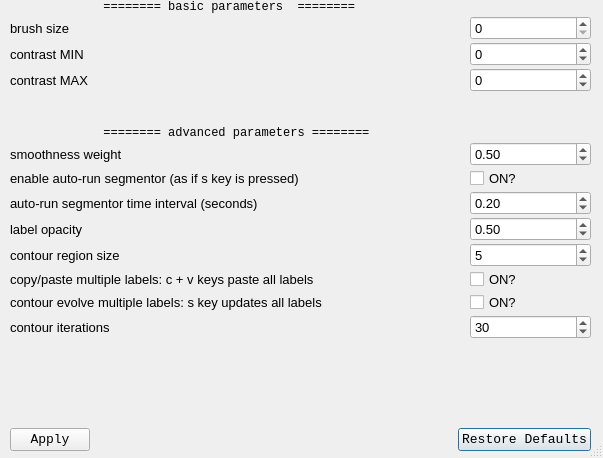
<?xml version="1.0" encoding="UTF-8"?>
<ui version="4.0">
 <class>KViewerParameterWidget</class>
 <widget class="QDialog" name="KViewerParameterWidget">
  <property name="geometry">
   <rect>
    <x>0</x>
    <y>0</y>
    <width>603</width>
    <height>458</height>
   </rect>
  </property>
  <property name="sizePolicy">
   <sizepolicy hsizetype="MinimumExpanding" vsizetype="MinimumExpanding">
    <horstretch>0</horstretch>
    <verstretch>0</verstretch>
   </sizepolicy>
  </property>
  <property name="minimumSize">
   <size>
    <width>400</width>
    <height>300</height>
   </size>
  </property>
  <property name="maximumSize">
   <size>
    <width>1920</width>
    <height>1200</height>
   </size>
  </property>
  <property name="font">
   <font>
    <family>Lucida Console</family>
    <pointsize>9</pointsize>
   </font>
  </property>
  <property name="windowTitle">
   <string>KViewer Parameters</string>
  </property>
  <property name="windowOpacity">
   <double>0.800000000000000</double>
  </property>
  <property name="sizeGripEnabled">
   <bool>true</bool>
  </property>
  <widget class="QWidget" name="layoutWidget">
   <property name="geometry">
    <rect>
     <x>10</x>
     <y>0</y>
     <width>581</width>
     <height>451</height>
    </rect>
   </property>
   <layout class="QVBoxLayout" name="verticalLayout">
    <item>
     <layout class="QFormLayout" name="formLayout">
      <property name="fieldGrowthPolicy">
       <enum>QFormLayout::AllNonFixedFieldsGrow</enum>
      </property>
      <property name="horizontalSpacing">
       <number>2</number>
      </property>
      <property name="verticalSpacing">
       <number>2</number>
      </property>
      <item row="2" column="0">
       <widget class="QLabel" name="label">
        <property name="font">
         <font>
          <family>Tahoma</family>
          <pointsize>10</pointsize>
         </font>
        </property>
        <property name="text">
         <string>brush size</string>
        </property>
       </widget>
      </item>
      <item row="2" column="1">
       <widget class="QSpinBox" name="brushSizeSpinbox">
        <property name="font">
         <font>
          <family>Tahoma</family>
          <pointsize>10</pointsize>
         </font>
        </property>
        <property name="accelerated">
         <bool>true</bool>
        </property>
       </widget>
      </item>
      <item row="3" column="0">
       <widget class="QLabel" name="label_2">
        <property name="font">
         <font>
          <family>Tahoma</family>
          <pointsize>10</pointsize>
         </font>
        </property>
        <property name="toolTip">
         <string>&lt;html&gt;&lt;head/&gt;&lt;body&gt;&lt;p&gt;&lt;span style=&quot; font-weight:600; text-decoration: underline;&quot;&gt;min contrast&lt;/span&gt; value: &lt;/p&gt;&lt;p&gt;  1) any image value less than this maps to black. &lt;/p&gt;&lt;p&gt;  2) paint brush will not fill in values less than this. &lt;/p&gt;&lt;p&gt;  3) segmentation does not (or should not!) expand into values below min. &lt;/p&gt;&lt;/body&gt;&lt;/html&gt;</string>
        </property>
        <property name="text">
         <string>contrast MIN</string>
        </property>
       </widget>
      </item>
      <item row="3" column="1">
       <widget class="QSpinBox" name="satLUT_MinSpinbox">
        <property name="font">
         <font>
          <family>Tahoma</family>
          <pointsize>10</pointsize>
         </font>
        </property>
        <property name="accelerated">
         <bool>true</bool>
        </property>
        <property name="minimum">
         <number>-100000</number>
        </property>
        <property name="maximum">
         <number>100000</number>
        </property>
       </widget>
      </item>
      <item row="4" column="0">
       <widget class="QLabel" name="label_4">
        <property name="font">
         <font>
          <family>Tahoma</family>
          <pointsize>10</pointsize>
         </font>
        </property>
        <property name="toolTip">
         <string>&lt;html&gt;&lt;head/&gt;&lt;body&gt;&lt;p&gt;&lt;span style=&quot; font-weight:600; text-decoration: underline;&quot;&gt;max contrast&lt;/span&gt; value: &lt;/p&gt;&lt;p&gt;  1) any image value larger than this maps to bright white-ish in 2D view. &lt;/p&gt;&lt;p&gt;  2) paint brush will yes fill in values larger than this. &lt;/p&gt;&lt;p/&gt;&lt;/body&gt;&lt;/html&gt;</string>
        </property>
        <property name="text">
         <string>contrast MAX</string>
        </property>
       </widget>
      </item>
      <item row="4" column="1">
       <widget class="QSpinBox" name="satLUT_MaxSpinbox">
        <property name="font">
         <font>
          <family>Tahoma</family>
          <pointsize>10</pointsize>
         </font>
        </property>
        <property name="accelerated">
         <bool>true</bool>
        </property>
        <property name="minimum">
         <number>-100000</number>
        </property>
        <property name="maximum">
         <number>100000</number>
        </property>
       </widget>
      </item>
      <item row="5" column="0">
       <spacer name="horizontalSpacer_2">
        <property name="orientation">
         <enum>Qt::Horizontal</enum>
        </property>
        <property name="sizeHint" stdset="0">
         <size>
          <width>458</width>
          <height>30</height>
         </size>
        </property>
       </spacer>
      </item>
      <item row="7" column="0">
       <widget class="QLabel" name="label_3">
        <property name="font">
         <font>
          <family>Tahoma</family>
          <pointsize>10</pointsize>
         </font>
        </property>
        <property name="text">
         <string>smoothness weight</string>
        </property>
       </widget>
      </item>
      <item row="7" column="1">
       <widget class="QDoubleSpinBox" name="lambdaSmoothnessSpinbox">
        <property name="font">
         <font>
          <family>Tahoma</family>
          <pointsize>10</pointsize>
         </font>
        </property>
        <property name="accelerated">
         <bool>true</bool>
        </property>
        <property name="maximum">
         <double>1.000000000000000</double>
        </property>
        <property name="singleStep">
         <double>0.010000000000000</double>
        </property>
        <property name="value">
         <double>0.500000000000000</double>
        </property>
       </widget>
      </item>
      <item row="10" column="0">
       <widget class="QLabel" name="label_5">
        <property name="font">
         <font>
          <family>Tahoma</family>
          <pointsize>10</pointsize>
         </font>
        </property>
        <property name="text">
         <string>auto-run segmentor time interval (seconds)</string>
        </property>
       </widget>
      </item>
      <item row="10" column="1">
       <widget class="QDoubleSpinBox" name="autoTriggerContourSpinbox">
        <property name="font">
         <font>
          <family>Tahoma</family>
          <pointsize>10</pointsize>
         </font>
        </property>
        <property name="accelerated">
         <bool>true</bool>
        </property>
        <property name="maximum">
         <double>2.000000000000000</double>
        </property>
        <property name="singleStep">
         <double>0.010000000000000</double>
        </property>
        <property name="value">
         <double>0.200000000000000</double>
        </property>
       </widget>
      </item>
      <item row="11" column="0">
       <widget class="QLabel" name="label_6">
        <property name="font">
         <font>
          <family>Tahoma</family>
          <pointsize>10</pointsize>
         </font>
        </property>
        <property name="text">
         <string>label opacity</string>
        </property>
       </widget>
      </item>
      <item row="11" column="1">
       <widget class="QDoubleSpinBox" name="labelOpacitySpinbox">
        <property name="font">
         <font>
          <family>Tahoma</family>
          <pointsize>10</pointsize>
         </font>
        </property>
        <property name="toolTip">
         <string>opacity: 0 = transparent, 1 = solid</string>
        </property>
        <property name="accelerated">
         <bool>true</bool>
        </property>
        <property name="maximum">
         <double>1.000000000000000</double>
        </property>
        <property name="singleStep">
         <double>0.010000000000000</double>
        </property>
        <property name="value">
         <double>0.500000000000000</double>
        </property>
       </widget>
      </item>
      <item row="12" column="0">
       <widget class="QLabel" name="label_7">
        <property name="font">
         <font>
          <family>Tahoma</family>
          <pointsize>10</pointsize>
         </font>
        </property>
        <property name="text">
         <string>contour region size</string>
        </property>
       </widget>
      </item>
      <item row="12" column="1">
       <widget class="QSpinBox" name="regionSizeRBACSpinBox">
        <property name="font">
         <font>
          <family>Tahoma</family>
          <pointsize>10</pointsize>
         </font>
        </property>
        <property name="toolTip">
         <string>Size of area used for 'local region statistics' . Caution: turning this up slows down algorithm.</string>
        </property>
        <property name="minimum">
         <number>2</number>
        </property>
        <property name="maximum">
         <number>50</number>
        </property>
        <property name="value">
         <number>5</number>
        </property>
       </widget>
      </item>
      <item row="13" column="0">
       <widget class="QLabel" name="label_10">
        <property name="font">
         <font>
          <family>Tahoma</family>
          <pointsize>10</pointsize>
         </font>
        </property>
        <property name="text">
         <string>copy/paste multiple labels: c + v keys paste all labels</string>
        </property>
       </widget>
      </item>
      <item row="13" column="1">
       <widget class="QCheckBox" name="checkBoxCopyPasteAllLabels">
        <property name="font">
         <font>
          <family>Tahoma</family>
          <pointsize>10</pointsize>
         </font>
        </property>
        <property name="text">
         <string>ON? </string>
        </property>
       </widget>
      </item>
      <item row="14" column="0">
       <widget class="QLabel" name="label_9">
        <property name="font">
         <font>
          <family>Tahoma</family>
          <pointsize>10</pointsize>
         </font>
        </property>
        <property name="text">
         <string>contour evolve multiple labels: s key updates all labels</string>
        </property>
       </widget>
      </item>
      <item row="14" column="1">
       <widget class="QCheckBox" name="checkBoxEvolveAllLabels">
        <property name="font">
         <font>
          <family>Tahoma</family>
          <pointsize>10</pointsize>
         </font>
        </property>
        <property name="text">
         <string>ON?</string>
        </property>
       </widget>
      </item>
      <item row="15" column="0">
       <widget class="QLabel" name="label_8">
        <property name="font">
         <font>
          <family>Tahoma</family>
          <pointsize>10</pointsize>
         </font>
        </property>
        <property name="text">
         <string>contour iterations</string>
        </property>
       </widget>
      </item>
      <item row="15" column="1">
       <widget class="QSpinBox" name="contourIterationsSpinBox">
        <property name="font">
         <font>
          <family>Tahoma</family>
          <pointsize>10</pointsize>
         </font>
        </property>
        <property name="accelerated">
         <bool>true</bool>
        </property>
        <property name="minimum">
         <number>1</number>
        </property>
        <property name="maximum">
         <number>500</number>
        </property>
        <property name="singleStep">
         <number>5</number>
        </property>
        <property name="value">
         <number>30</number>
        </property>
       </widget>
      </item>
      <item row="1" column="0">
       <widget class="QLabel" name="label_13">
        <property name="text">
         <string>             ======== basic parameters  ========</string>
        </property>
        <property name="alignment">
         <set>Qt::AlignLeading|Qt::AlignLeft|Qt::AlignVCenter</set>
        </property>
       </widget>
      </item>
      <item row="6" column="0">
       <widget class="QLabel" name="label_11">
        <property name="text">
         <string>             ======== advanced parameters ========</string>
        </property>
        <property name="alignment">
         <set>Qt::AlignLeading|Qt::AlignLeft|Qt::AlignVCenter</set>
        </property>
       </widget>
      </item>
      <item row="9" column="0">
       <widget class="QLabel" name="label_12">
        <property name="font">
         <font>
          <family>Tahoma</family>
          <pointsize>10</pointsize>
         </font>
        </property>
        <property name="text">
         <string>enable auto-run segmentor (as if s key is pressed)</string>
        </property>
       </widget>
      </item>
      <item row="9" column="1">
       <widget class="QCheckBox" name="checkBoxEnableAutoTriggerSegmentor">
        <property name="font">
         <font>
          <family>Tahoma</family>
          <pointsize>10</pointsize>
         </font>
        </property>
        <property name="text">
         <string>ON?</string>
        </property>
       </widget>
      </item>
     </layout>
    </item>
    <item>
     <spacer name="horizontalSpacer">
      <property name="orientation">
       <enum>Qt::Horizontal</enum>
      </property>
      <property name="sizeHint" stdset="0">
       <size>
        <width>458</width>
        <height>23</height>
       </size>
      </property>
     </spacer>
    </item>
    <item>
     <widget class="QDialogButtonBox" name="paramWidgetButtons">
      <property name="font">
       <font>
        <pointsize>10</pointsize>
       </font>
      </property>
      <property name="layoutDirection">
       <enum>Qt::RightToLeft</enum>
      </property>
      <property name="orientation">
       <enum>Qt::Horizontal</enum>
      </property>
      <property name="standardButtons">
       <set>QDialogButtonBox::Apply|QDialogButtonBox::RestoreDefaults</set>
      </property>
      <property name="centerButtons">
       <bool>false</bool>
      </property>
     </widget>
    </item>
   </layout>
  </widget>
 </widget>
 <resources/>
 <connections>
  <connection>
   <sender>paramWidgetButtons</sender>
   <signal>accepted()</signal>
   <receiver>KViewerParameterWidget</receiver>
   <slot>accept()</slot>
   <hints>
    <hint type="sourcelabel">
     <x>248</x>
     <y>254</y>
    </hint>
    <hint type="destinationlabel">
     <x>157</x>
     <y>274</y>
    </hint>
   </hints>
  </connection>
  <connection>
   <sender>paramWidgetButtons</sender>
   <signal>rejected()</signal>
   <receiver>KViewerParameterWidget</receiver>
   <slot>reject()</slot>
   <hints>
    <hint type="sourcelabel">
     <x>316</x>
     <y>260</y>
    </hint>
    <hint type="destinationlabel">
     <x>286</x>
     <y>274</y>
    </hint>
   </hints>
  </connection>
 </connections>
</ui>
